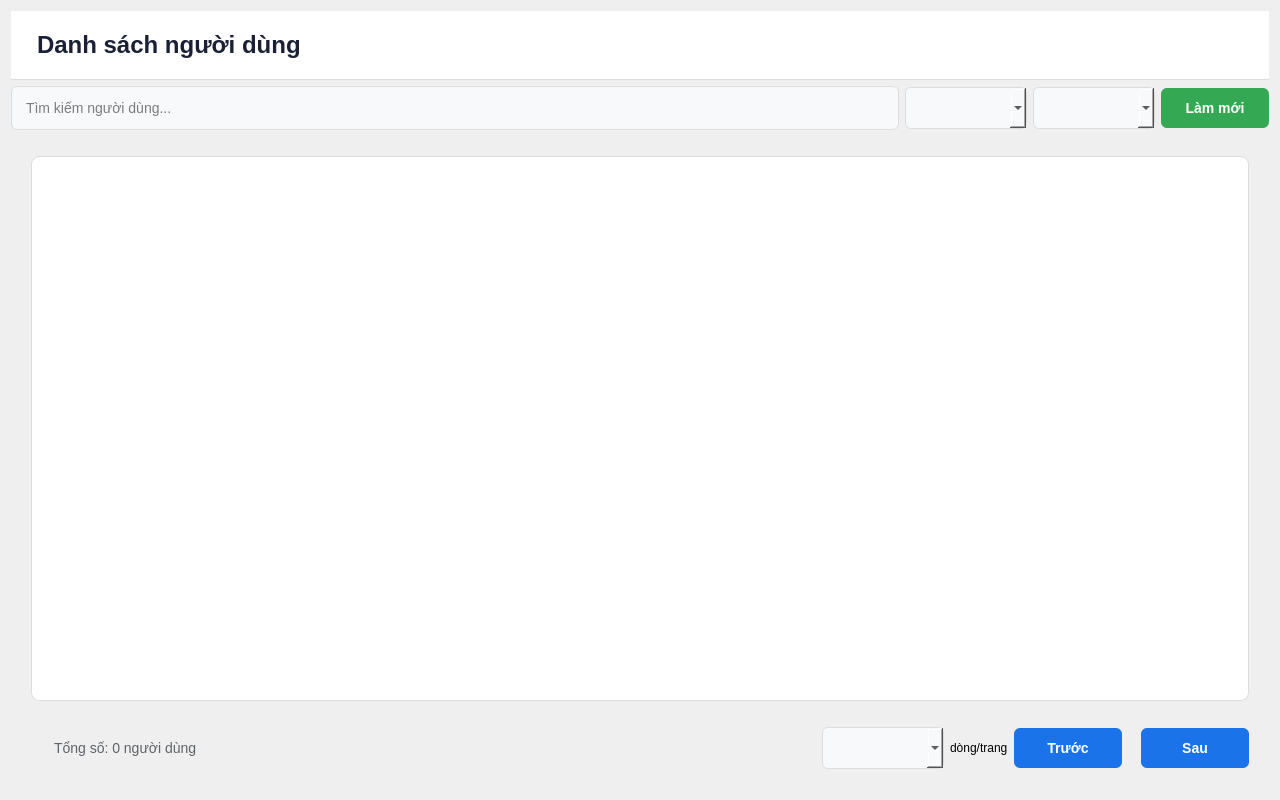
<?xml version="1.0" encoding="UTF-8"?>
<ui version="4.0">
 <class>CustomerList</class>
 <widget class="QWidget" name="CustomerList">
  <property name="geometry">
   <rect>
    <x>0</x>
    <y>0</y>
    <width>1280</width>
    <height>800</height>
   </rect>
  </property>
  <property name="styleSheet">
   <string>
    QMainWindow {
      background-color: #f0f2f5;
    }
    QLabel#title {
      font-size: 28px;
      color: #1a73e8;
      padding: 20px;
      font-weight: bold;
      background: white;
      border-bottom: 1px solid #dadce0;
    }
    QWidget#search_widget {
      background: white;
      border: 1px solid #dadce0;
      border-radius: 8px;
      margin: 20px;
      padding: 15px;
    }
    QLineEdit#search_input {
      padding: 12px;
      border: 1px solid #dadce0;
      border-radius: 6px;
      font-size: 14px;
      background: #f8f9fa;
      min-width: 300px;
    }
    QLineEdit#search_input:focus {
      border: 2px solid #1a73e8;
      background: white;
    }
    QComboBox {
      padding: 11px;
      border: 1px solid #dadce0;
      border-radius: 6px;
      font-size: 14px;
      background: #f8f9fa;
      min-width: 150px;
    }
    QComboBox:hover {
      background: white;
      border: 1px solid #1a73e8;
    }
    QPushButton {
      background-color: #1a73e8;
      color: white;
      border: none;
      border-radius: 6px;
      padding: 12px 24px;
      font-size: 14px;
      font-weight: bold;
    }
    QPushButton:hover {
      background-color: #1557b0;
    }
    QPushButton#back_btn {
      background-color: #5f6368;
    }
    QPushButton#back_btn:hover {
      background-color: #494c50;
    }
    QPushButton#refresh_btn {
      background-color: #34a853;
    }
    QPushButton#refresh_btn:hover {
      background-color: #2d8544;
    }
    QTableWidget {
      background: white;
      border: 1px solid #dadce0;
      border-radius: 8px;
      margin: 20px;
      gridline-color: #f1f3f4;
    }
    QHeaderView::section {
      background-color: #f8f9fa;
      padding: 12px;
      border: none;
      border-bottom: 2px solid #dadce0;
      font-weight: bold;
      font-size: 14px;
      color: #202124;
    }
    QTableWidget::item {
      padding: 12px;
      border-bottom: 1px solid #f1f3f4;
    }
    QTableWidget::item:selected {
      background-color: #e8f0fe;
      color: #1a73e8;
    }
    QLabel#status_label {
      color: #5f6368;
      font-size: 14px;
      margin: 10px 20px;
    }
    QWidget#bottom_widget {
      background: white;
      border-top: 1px solid #dadce0;
      padding: 10px;
    }
    
    QLabel#page_label {
      color: #5f6368;
      font-weight: bold;
    }
    
    QPushButton {
      min-width: 60px;
    }
    
    QComboBox {
      min-width: 80px;
    }
   </string>
  </property>
  <layout class="QVBoxLayout" name="content_layout">
   <!-- Content Area -->
   <item>
    <layout class="QHBoxLayout" name="header_layout">
     <item>
      <widget class="QLabel" name="title">
       <property name="styleSheet">
        <string>
         QLabel {
           font-size: 24px;
           color: #1a2035;
           font-weight: bold;
         }
        </string>
       </property>
       <property name="text">
        <string>Danh sách người dùng</string>
       </property>
      </widget>
     </item>
    </layout>
   </item>
   
   <!-- Search and Filter -->
   <item>
    <layout class="QHBoxLayout" name="search_layout">
     <item>
      <widget class="QLineEdit" name="search_input">
       <property name="placeholderText">
        <string>Tìm kiếm người dùng...</string>
       </property>
      </widget>
     </item>
     <item>
      <widget class="QComboBox" name="search_by_combo"/>
     </item>
     <item>
      <widget class="QComboBox" name="sort_order_combo"/>
     </item>
     <item>
      <widget class="QPushButton" name="refresh_btn">
       <property name="text">
        <string>Làm mới</string>
       </property>
       <property name="icon">
        <iconset>
         <normaloff>icons/refresh.png</normaloff>
        </iconset>
       </property>
      </widget>
     </item>
    </layout>
   </item>
   
   <!-- Table -->
   <item>
    <widget class="QTableWidget" name="customers_table">
     <property name="selectionMode">
      <enum>QAbstractItemView::SingleSelection</enum>
     </property>
     <property name="selectionBehavior">
      <enum>QAbstractItemView::SelectRows</enum>
     </property>
     <property name="showGrid">
      <bool>true</bool>
     </property>
     <property name="gridStyle">
      <enum>Qt::SolidLine</enum>
     </property>
     <attribute name="horizontalHeaderStretchLastSection">
      <bool>true</bool>
     </attribute>
    </widget>
   </item>
   
   <!-- Pagination -->
   <item>
    <layout class="QHBoxLayout" name="pagination_layout">
     <property name="leftMargin">
      <number>20</number>
     </property>
     <property name="rightMargin">
      <number>20</number>
     </property>
     <property name="bottomMargin">
      <number>20</number>
     </property>
     <item>
      <widget class="QLabel" name="status_label">
       <property name="text">
        <string>Tổng số: 0 người dùng</string>
       </property>
      </widget>
     </item>
     <item>
      <spacer name="horizontalSpacer">
       <property name="orientation">
        <enum>Qt::Horizontal</enum>
       </property>
       <property name="sizeHint" stdset="0">
        <size>
         <width>40</width>
         <height>20</height>
        </size>
       </property>
      </spacer>
     </item>
     <item>
      <widget class="QComboBox" name="page_size_combo">
       <property name="minimumWidth">
        <number>80</number>
       </property>
      </widget>
     </item>
     <item>
      <widget class="QLabel" name="items_per_page_label">
       <property name="text">
        <string>dòng/trang</string>
       </property>
      </widget>
     </item>
     <item>
      <widget class="QPushButton" name="prev_page_btn">
       <property name="text">
        <string>Trước</string>
       </property>
      </widget>
     </item>
     <item>
      <widget class="QLabel" name="page_label">
       <property name="minimumWidth">
        <number>100</number>
       </property>
       <property name="alignment">
        <set>Qt::AlignCenter</set>
       </property>
      </widget>
     </item>
     <item>
      <widget class="QPushButton" name="next_page_btn">
       <property name="text">
        <string>Sau</string>
       </property>
      </widget>
     </item>
    </layout>
   </item>
  </layout>
 </widget>
 
 <resources/>
</ui> 
